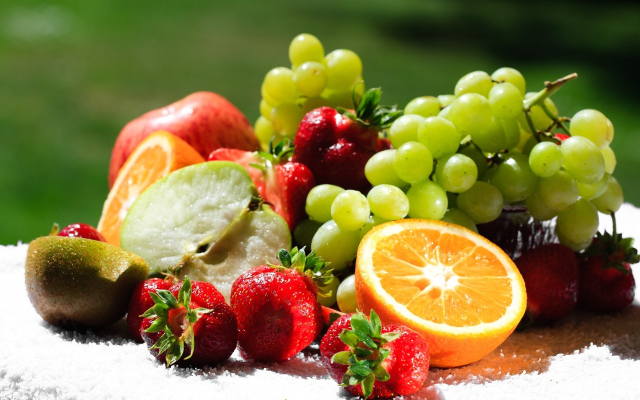
#> input picture img/fruta.jpeg, 1280 x 800 px (shown at 1/2 size)
$ python convert_bitmap.py
#> lines starting #> are read from the running program, lines starting #| are printed output that depends on the picture
# converte uma imagem colorida em um bitmap de uma imagem binária
import cv2
img_path = '../../img/fruta.jpeg'
img = cv2.imread(img_path)
#> img is the input picture: shape (800, 1280, 3); mean B, G, R 67, 122, 136.4
img = cv2.resize(img,(300,300))
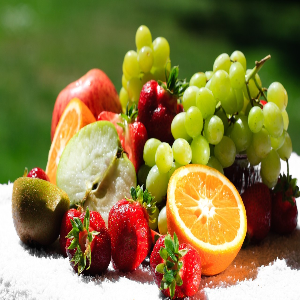
#> img: shape (300, 300, 3); mean B, G, R 67, 122, 136.3
cv2.imshow('Imagem',img)
cv2.imwrite('../../out/fruta-colorida.bmp',img)
cv2.waitKey(0)
cv2.destroyAllWindows()

$ run again, with img/bebe.jpeg copied over img/fruta.jpeg
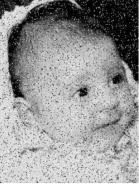
#> input picture img/bebe.jpeg, 139 x 184 px
#> img is the input picture: shape (184, 139, 3); min 0, max 255, mean 151.1
#> `img = cv2.resize(img,(300,300))`:
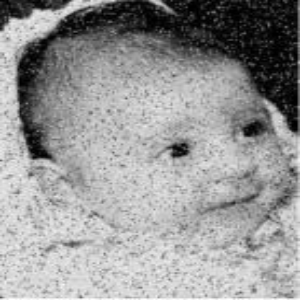
#> img: shape (300, 300, 3); min 0, max 255, mean 151

$ run again, with img/mutigatos2.jpeg copied over img/fruta.jpeg
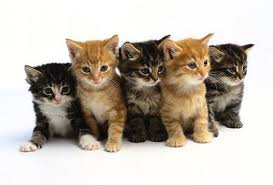
#> input picture img/mutigatos2.jpeg, 273 x 185 px
#> img is the input picture: shape (185, 273, 3); mean B, G, R 175.3, 185.9, 194.2
#> `img = cv2.resize(img,(300,300))`:
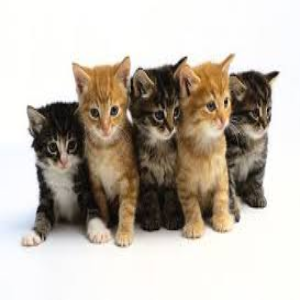
#> img: shape (300, 300, 3); mean B, G, R 175.2, 185.8, 194.2
